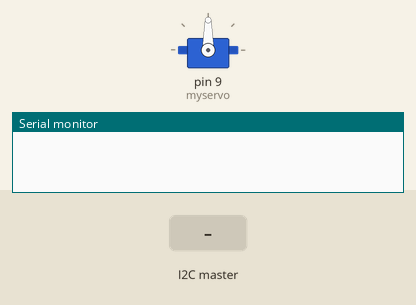
The sketch below on a simulated Arduino Uno, built with avr-gcc and run on an emulated ATmega328P. Parts: servo, the last lines printed to the serial monitor. Inputs (shaded band) come from the test bench.

Above: at 1.2 s.
1.3 s: the I2C master sends the byte 1
At 2.1 s:
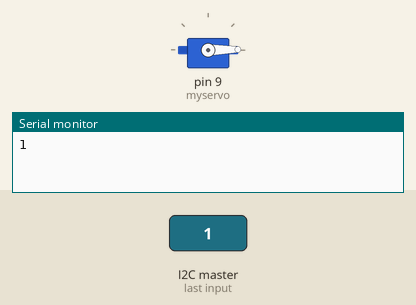
2.8 s: the I2C master sends the byte 200
At 3.3 s:
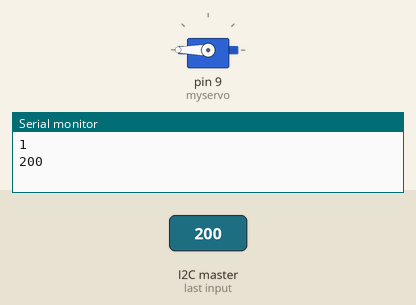
4.3 s: the I2C master sends the byte 90
At 5.6 s:
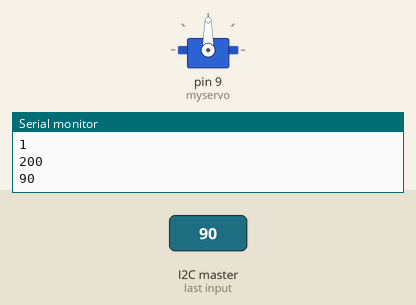
Timing chart, 0 to 7.3 s (numbered marks = the images above; inputs shaded):
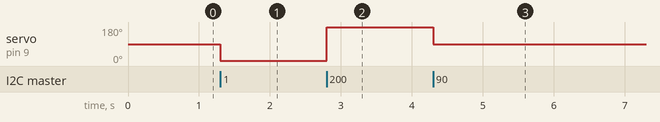

Measured:
- after the input at 1.3 s, servo on pin 9 (myservo): 90° → 1° at once
- after the input at 2.8 s, servo on pin 9 (myservo): 1° → 180° at once
- after the input at 4.3 s, servo on pin 9 (myservo): 180° → 90° at once

The sketch:

_1214hw3.ino
```cpp
#include <Wire.h>
#include <Servo.h>

#define M 9

Servo myservo;
int angle=0;

void setup() {
  Wire.begin(8); // join i2c bus with address #8
  Wire.onReceive(receiveEvent); // register event
  myservo.attach(9);
  Serial.begin(115200); // start serial for output
}


void loop() {
delay(50);
}


void receiveEvent(int howMany) {

angle = Wire.read(); // receive byte as an integer
Serial.println(angle); // print the integer
myservo.write(angle);

delay(15);

}
```
